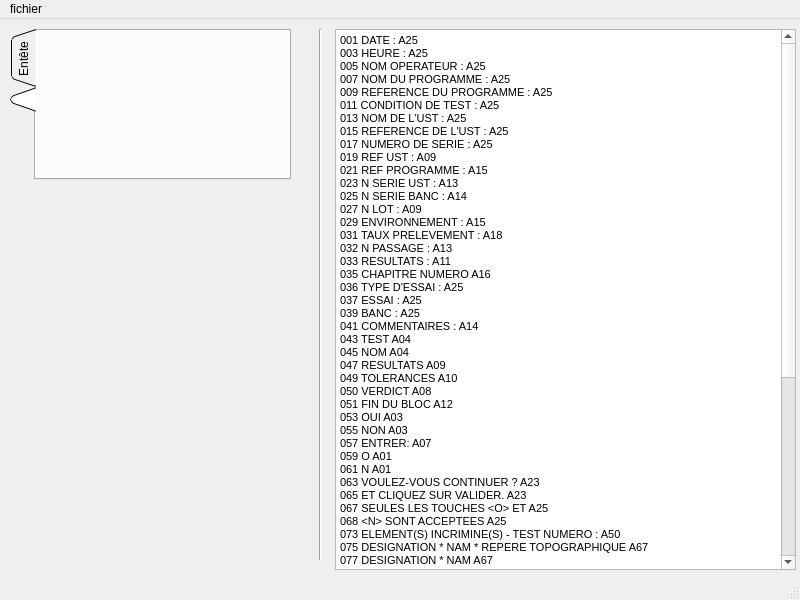
<?xml version="1.0" encoding="UTF-8"?>
<ui version="4.0">
 <class>MainWindow</class>
 <widget class="QMainWindow" name="MainWindow">
  <property name="enabled">
   <bool>true</bool>
  </property>
  <property name="geometry">
   <rect>
    <x>0</x>
    <y>0</y>
    <width>800</width>
    <height>600</height>
   </rect>
  </property>
  <property name="windowTitle">
   <string>MainWindow</string>
  </property>
  <widget class="QWidget" name="centralwidget">
   <widget class="QTextBrowser" name="textBrowser">
    <property name="geometry">
     <rect>
      <x>335</x>
      <y>10</y>
      <width>461</width>
      <height>541</height>
     </rect>
    </property>
    <property name="html">
     <string>&lt;!DOCTYPE HTML PUBLIC &quot;-//W3C//DTD HTML 4.0//EN&quot; &quot;http://www.w3.org/TR/REC-html40/strict.dtd&quot;&gt;
&lt;html&gt;&lt;head&gt;&lt;meta name=&quot;qrichtext&quot; content=&quot;1&quot; /&gt;&lt;style type=&quot;text/css&quot;&gt;
p, li { white-space: pre-wrap; }
&lt;/style&gt;&lt;/head&gt;&lt;body style=&quot; font-family:'Ubuntu'; font-size:11pt; font-weight:400; font-style:normal;&quot;&gt;
&lt;p style=&quot; margin-top:0px; margin-bottom:0px; margin-left:0px; margin-right:0px; -qt-block-indent:0; text-indent:0px;&quot;&gt;&lt;span style=&quot; font-family:'MS Shell Dlg 2'; font-size:8pt;&quot;&gt;001 DATE : A25&lt;/span&gt;&lt;/p&gt;
&lt;p style=&quot; margin-top:0px; margin-bottom:0px; margin-left:0px; margin-right:0px; -qt-block-indent:0; text-indent:0px;&quot;&gt;&lt;span style=&quot; font-family:'MS Shell Dlg 2'; font-size:8pt;&quot;&gt;003 HEURE : A25&lt;/span&gt;&lt;/p&gt;
&lt;p style=&quot; margin-top:0px; margin-bottom:0px; margin-left:0px; margin-right:0px; -qt-block-indent:0; text-indent:0px;&quot;&gt;&lt;span style=&quot; font-family:'MS Shell Dlg 2'; font-size:8pt;&quot;&gt;005 NOM OPERATEUR : A25&lt;/span&gt;&lt;/p&gt;
&lt;p style=&quot; margin-top:0px; margin-bottom:0px; margin-left:0px; margin-right:0px; -qt-block-indent:0; text-indent:0px;&quot;&gt;&lt;span style=&quot; font-family:'MS Shell Dlg 2'; font-size:8pt;&quot;&gt;007 NOM DU PROGRAMME : A25&lt;/span&gt;&lt;/p&gt;
&lt;p style=&quot; margin-top:0px; margin-bottom:0px; margin-left:0px; margin-right:0px; -qt-block-indent:0; text-indent:0px;&quot;&gt;&lt;span style=&quot; font-family:'MS Shell Dlg 2'; font-size:8pt;&quot;&gt;009 REFERENCE DU PROGRAMME : A25&lt;/span&gt;&lt;/p&gt;
&lt;p style=&quot; margin-top:0px; margin-bottom:0px; margin-left:0px; margin-right:0px; -qt-block-indent:0; text-indent:0px;&quot;&gt;&lt;span style=&quot; font-family:'MS Shell Dlg 2'; font-size:8pt;&quot;&gt;011 CONDITION DE TEST : A25&lt;/span&gt;&lt;/p&gt;
&lt;p style=&quot; margin-top:0px; margin-bottom:0px; margin-left:0px; margin-right:0px; -qt-block-indent:0; text-indent:0px;&quot;&gt;&lt;span style=&quot; font-family:'MS Shell Dlg 2'; font-size:8pt;&quot;&gt;013 NOM DE L'UST : A25&lt;/span&gt;&lt;/p&gt;
&lt;p style=&quot; margin-top:0px; margin-bottom:0px; margin-left:0px; margin-right:0px; -qt-block-indent:0; text-indent:0px;&quot;&gt;&lt;span style=&quot; font-family:'MS Shell Dlg 2'; font-size:8pt;&quot;&gt;015 REFERENCE DE L'UST : A25&lt;/span&gt;&lt;/p&gt;
&lt;p style=&quot; margin-top:0px; margin-bottom:0px; margin-left:0px; margin-right:0px; -qt-block-indent:0; text-indent:0px;&quot;&gt;&lt;span style=&quot; font-family:'MS Shell Dlg 2'; font-size:8pt;&quot;&gt;017 NUMERO DE SERIE : A25&lt;/span&gt;&lt;/p&gt;
&lt;p style=&quot; margin-top:0px; margin-bottom:0px; margin-left:0px; margin-right:0px; -qt-block-indent:0; text-indent:0px;&quot;&gt;&lt;span style=&quot; font-family:'MS Shell Dlg 2'; font-size:8pt;&quot;&gt;019 REF UST : A09&lt;/span&gt;&lt;/p&gt;
&lt;p style=&quot; margin-top:0px; margin-bottom:0px; margin-left:0px; margin-right:0px; -qt-block-indent:0; text-indent:0px;&quot;&gt;&lt;span style=&quot; font-family:'MS Shell Dlg 2'; font-size:8pt;&quot;&gt;021 REF PROGRAMME : A15&lt;/span&gt;&lt;/p&gt;
&lt;p style=&quot; margin-top:0px; margin-bottom:0px; margin-left:0px; margin-right:0px; -qt-block-indent:0; text-indent:0px;&quot;&gt;&lt;span style=&quot; font-family:'MS Shell Dlg 2'; font-size:8pt;&quot;&gt;023 N SERIE UST : A13&lt;/span&gt;&lt;/p&gt;
&lt;p style=&quot; margin-top:0px; margin-bottom:0px; margin-left:0px; margin-right:0px; -qt-block-indent:0; text-indent:0px;&quot;&gt;&lt;span style=&quot; font-family:'MS Shell Dlg 2'; font-size:8pt;&quot;&gt;025 N SERIE BANC : A14&lt;/span&gt;&lt;/p&gt;
&lt;p style=&quot; margin-top:0px; margin-bottom:0px; margin-left:0px; margin-right:0px; -qt-block-indent:0; text-indent:0px;&quot;&gt;&lt;span style=&quot; font-family:'MS Shell Dlg 2'; font-size:8pt;&quot;&gt;027 N LOT : A09&lt;/span&gt;&lt;/p&gt;
&lt;p style=&quot; margin-top:0px; margin-bottom:0px; margin-left:0px; margin-right:0px; -qt-block-indent:0; text-indent:0px;&quot;&gt;&lt;span style=&quot; font-family:'MS Shell Dlg 2'; font-size:8pt;&quot;&gt;029 ENVIRONNEMENT : A15&lt;/span&gt;&lt;/p&gt;
&lt;p style=&quot; margin-top:0px; margin-bottom:0px; margin-left:0px; margin-right:0px; -qt-block-indent:0; text-indent:0px;&quot;&gt;&lt;span style=&quot; font-family:'MS Shell Dlg 2'; font-size:8pt;&quot;&gt;031 TAUX PRELEVEMENT : A18&lt;/span&gt;&lt;/p&gt;
&lt;p style=&quot; margin-top:0px; margin-bottom:0px; margin-left:0px; margin-right:0px; -qt-block-indent:0; text-indent:0px;&quot;&gt;&lt;span style=&quot; font-family:'MS Shell Dlg 2'; font-size:8pt;&quot;&gt;032 N PASSAGE : A13&lt;/span&gt;&lt;/p&gt;
&lt;p style=&quot; margin-top:0px; margin-bottom:0px; margin-left:0px; margin-right:0px; -qt-block-indent:0; text-indent:0px;&quot;&gt;&lt;span style=&quot; font-family:'MS Shell Dlg 2'; font-size:8pt;&quot;&gt;033 RESULTATS : A11&lt;/span&gt;&lt;/p&gt;
&lt;p style=&quot; margin-top:0px; margin-bottom:0px; margin-left:0px; margin-right:0px; -qt-block-indent:0; text-indent:0px;&quot;&gt;&lt;span style=&quot; font-family:'MS Shell Dlg 2'; font-size:8pt;&quot;&gt;035 CHAPITRE NUMERO A16&lt;/span&gt;&lt;/p&gt;
&lt;p style=&quot; margin-top:0px; margin-bottom:0px; margin-left:0px; margin-right:0px; -qt-block-indent:0; text-indent:0px;&quot;&gt;&lt;span style=&quot; font-family:'MS Shell Dlg 2'; font-size:8pt;&quot;&gt;036 TYPE D'ESSAI : A25&lt;/span&gt;&lt;/p&gt;
&lt;p style=&quot; margin-top:0px; margin-bottom:0px; margin-left:0px; margin-right:0px; -qt-block-indent:0; text-indent:0px;&quot;&gt;&lt;span style=&quot; font-family:'MS Shell Dlg 2'; font-size:8pt;&quot;&gt;037 ESSAI : A25&lt;/span&gt;&lt;/p&gt;
&lt;p style=&quot; margin-top:0px; margin-bottom:0px; margin-left:0px; margin-right:0px; -qt-block-indent:0; text-indent:0px;&quot;&gt;&lt;span style=&quot; font-family:'MS Shell Dlg 2'; font-size:8pt;&quot;&gt;039 BANC : A25&lt;/span&gt;&lt;/p&gt;
&lt;p style=&quot; margin-top:0px; margin-bottom:0px; margin-left:0px; margin-right:0px; -qt-block-indent:0; text-indent:0px;&quot;&gt;&lt;span style=&quot; font-family:'MS Shell Dlg 2'; font-size:8pt;&quot;&gt;041 COMMENTAIRES : A14&lt;/span&gt;&lt;/p&gt;
&lt;p style=&quot; margin-top:0px; margin-bottom:0px; margin-left:0px; margin-right:0px; -qt-block-indent:0; text-indent:0px;&quot;&gt;&lt;span style=&quot; font-family:'MS Shell Dlg 2'; font-size:8pt;&quot;&gt;043 TEST A04&lt;/span&gt;&lt;/p&gt;
&lt;p style=&quot; margin-top:0px; margin-bottom:0px; margin-left:0px; margin-right:0px; -qt-block-indent:0; text-indent:0px;&quot;&gt;&lt;span style=&quot; font-family:'MS Shell Dlg 2'; font-size:8pt;&quot;&gt;045 NOM A04&lt;/span&gt;&lt;/p&gt;
&lt;p style=&quot; margin-top:0px; margin-bottom:0px; margin-left:0px; margin-right:0px; -qt-block-indent:0; text-indent:0px;&quot;&gt;&lt;span style=&quot; font-family:'MS Shell Dlg 2'; font-size:8pt;&quot;&gt;047 RESULTATS A09&lt;/span&gt;&lt;/p&gt;
&lt;p style=&quot; margin-top:0px; margin-bottom:0px; margin-left:0px; margin-right:0px; -qt-block-indent:0; text-indent:0px;&quot;&gt;&lt;span style=&quot; font-family:'MS Shell Dlg 2'; font-size:8pt;&quot;&gt;049 TOLERANCES A10&lt;/span&gt;&lt;/p&gt;
&lt;p style=&quot; margin-top:0px; margin-bottom:0px; margin-left:0px; margin-right:0px; -qt-block-indent:0; text-indent:0px;&quot;&gt;&lt;span style=&quot; font-family:'MS Shell Dlg 2'; font-size:8pt;&quot;&gt;050 VERDICT A08&lt;/span&gt;&lt;/p&gt;
&lt;p style=&quot; margin-top:0px; margin-bottom:0px; margin-left:0px; margin-right:0px; -qt-block-indent:0; text-indent:0px;&quot;&gt;&lt;span style=&quot; font-family:'MS Shell Dlg 2'; font-size:8pt;&quot;&gt;051 FIN DU BLOC A12&lt;/span&gt;&lt;/p&gt;
&lt;p style=&quot; margin-top:0px; margin-bottom:0px; margin-left:0px; margin-right:0px; -qt-block-indent:0; text-indent:0px;&quot;&gt;&lt;span style=&quot; font-family:'MS Shell Dlg 2'; font-size:8pt;&quot;&gt;053 OUI A03&lt;/span&gt;&lt;/p&gt;
&lt;p style=&quot; margin-top:0px; margin-bottom:0px; margin-left:0px; margin-right:0px; -qt-block-indent:0; text-indent:0px;&quot;&gt;&lt;span style=&quot; font-family:'MS Shell Dlg 2'; font-size:8pt;&quot;&gt;055 NON A03&lt;/span&gt;&lt;/p&gt;
&lt;p style=&quot; margin-top:0px; margin-bottom:0px; margin-left:0px; margin-right:0px; -qt-block-indent:0; text-indent:0px;&quot;&gt;&lt;span style=&quot; font-family:'MS Shell Dlg 2'; font-size:8pt;&quot;&gt;057 ENTRER: A07&lt;/span&gt;&lt;/p&gt;
&lt;p style=&quot; margin-top:0px; margin-bottom:0px; margin-left:0px; margin-right:0px; -qt-block-indent:0; text-indent:0px;&quot;&gt;&lt;span style=&quot; font-family:'MS Shell Dlg 2'; font-size:8pt;&quot;&gt;059 O A01&lt;/span&gt;&lt;/p&gt;
&lt;p style=&quot; margin-top:0px; margin-bottom:0px; margin-left:0px; margin-right:0px; -qt-block-indent:0; text-indent:0px;&quot;&gt;&lt;span style=&quot; font-family:'MS Shell Dlg 2'; font-size:8pt;&quot;&gt;061 N A01&lt;/span&gt;&lt;/p&gt;
&lt;p style=&quot; margin-top:0px; margin-bottom:0px; margin-left:0px; margin-right:0px; -qt-block-indent:0; text-indent:0px;&quot;&gt;&lt;span style=&quot; font-family:'MS Shell Dlg 2'; font-size:8pt;&quot;&gt;063 VOULEZ-VOUS CONTINUER ? A23&lt;/span&gt;&lt;/p&gt;
&lt;p style=&quot; margin-top:0px; margin-bottom:0px; margin-left:0px; margin-right:0px; -qt-block-indent:0; text-indent:0px;&quot;&gt;&lt;span style=&quot; font-family:'MS Shell Dlg 2'; font-size:8pt;&quot;&gt;065 ET CLIQUEZ SUR VALIDER. A23&lt;/span&gt;&lt;/p&gt;
&lt;p style=&quot; margin-top:0px; margin-bottom:0px; margin-left:0px; margin-right:0px; -qt-block-indent:0; text-indent:0px;&quot;&gt;&lt;span style=&quot; font-family:'MS Shell Dlg 2'; font-size:8pt;&quot;&gt;067 SEULES LES TOUCHES &amp;lt;O&amp;gt; ET A25&lt;/span&gt;&lt;/p&gt;
&lt;p style=&quot; margin-top:0px; margin-bottom:0px; margin-left:0px; margin-right:0px; -qt-block-indent:0; text-indent:0px;&quot;&gt;&lt;span style=&quot; font-family:'MS Shell Dlg 2'; font-size:8pt;&quot;&gt;068 &amp;lt;N&amp;gt; SONT ACCEPTEES A25&lt;/span&gt;&lt;/p&gt;
&lt;p style=&quot; margin-top:0px; margin-bottom:0px; margin-left:0px; margin-right:0px; -qt-block-indent:0; text-indent:0px;&quot;&gt;&lt;span style=&quot; font-family:'MS Shell Dlg 2'; font-size:8pt;&quot;&gt;073 ELEMENT(S) INCRIMINE(S) - TEST NUMERO : A50&lt;/span&gt;&lt;/p&gt;
&lt;p style=&quot; margin-top:0px; margin-bottom:0px; margin-left:0px; margin-right:0px; -qt-block-indent:0; text-indent:0px;&quot;&gt;&lt;span style=&quot; font-family:'MS Shell Dlg 2'; font-size:8pt;&quot;&gt;075 DESIGNATION * NAM * REPERE TOPOGRAPHIQUE A67&lt;/span&gt;&lt;/p&gt;
&lt;p style=&quot; margin-top:0px; margin-bottom:0px; margin-left:0px; margin-right:0px; -qt-block-indent:0; text-indent:0px;&quot;&gt;&lt;span style=&quot; font-family:'MS Shell Dlg 2'; font-size:8pt;&quot;&gt;077 DESIGNATION * NAM A67&lt;/span&gt;&lt;/p&gt;
&lt;p style=&quot; margin-top:0px; margin-bottom:0px; margin-left:0px; margin-right:0px; -qt-block-indent:0; text-indent:0px;&quot;&gt;&lt;span style=&quot; font-family:'MS Shell Dlg 2'; font-size:8pt;&quot;&gt;079 UST EN DEFAUT A13&lt;/span&gt;&lt;/p&gt;
&lt;p style=&quot; margin-top:0px; margin-bottom:0px; margin-left:0px; margin-right:0px; -qt-block-indent:0; text-indent:0px;&quot;&gt;&lt;span style=&quot; font-family:'MS Shell Dlg 2'; font-size:8pt;&quot;&gt;080 AUTOTEST EN DEFAUT A18&lt;/span&gt;&lt;/p&gt;
&lt;p style=&quot; margin-top:0px; margin-bottom:0px; margin-left:0px; margin-right:0px; -qt-block-indent:0; text-indent:0px;&quot;&gt;&lt;span style=&quot; font-family:'MS Shell Dlg 2'; font-size:8pt;&quot;&gt;081 UST CORRECTE A13&lt;/span&gt;&lt;/p&gt;
&lt;p style=&quot; margin-top:0px; margin-bottom:0px; margin-left:0px; margin-right:0px; -qt-block-indent:0; text-indent:0px;&quot;&gt;&lt;span style=&quot; font-family:'MS Shell Dlg 2'; font-size:8pt;&quot;&gt;082 AUTOTEST CORRECT A18&lt;/span&gt;&lt;/p&gt;
&lt;p style=&quot; margin-top:0px; margin-bottom:0px; margin-left:0px; margin-right:0px; -qt-block-indent:0; text-indent:0px;&quot;&gt;&lt;span style=&quot; font-family:'MS Shell Dlg 2'; font-size:8pt;&quot;&gt;083 FIN DU TEST A11&lt;/span&gt;&lt;/p&gt;
&lt;p style=&quot; margin-top:0px; margin-bottom:0px; margin-left:0px; margin-right:0px; -qt-block-indent:0; text-indent:0px;&quot;&gt;&lt;span style=&quot; font-family:'MS Shell Dlg 2'; font-size:8pt;&quot;&gt;085 DUREE DU TEST : A34&lt;/span&gt;&lt;/p&gt;
&lt;p style=&quot; margin-top:0px; margin-bottom:0px; margin-left:0px; margin-right:0px; -qt-block-indent:0; text-indent:0px;&quot;&gt;&lt;span style=&quot; font-family:'MS Shell Dlg 2'; font-size:8pt;&quot;&gt;087 NOMBRE DE TESTS HORS TOLERANCES : A34&lt;/span&gt;&lt;/p&gt;
&lt;p style=&quot; margin-top:0px; margin-bottom:0px; margin-left:0px; margin-right:0px; -qt-block-indent:0; text-indent:0px;&quot;&gt;&lt;span style=&quot; font-family:'MS Shell Dlg 2'; font-size:8pt;&quot;&gt;089 NOMBRE DE TESTS EFFECTUES : A34&lt;/span&gt;&lt;/p&gt;
&lt;p style=&quot; margin-top:0px; margin-bottom:0px; margin-left:0px; margin-right:0px; -qt-block-indent:0; text-indent:0px;&quot;&gt;&lt;span style=&quot; font-family:'MS Shell Dlg 2'; font-size:8pt;&quot;&gt;091 LISTE DES TESTS HORS TOLERANCES : A34&lt;/span&gt;&lt;/p&gt;
&lt;p style=&quot; margin-top:0px; margin-bottom:0px; margin-left:0px; margin-right:0px; -qt-block-indent:0; text-indent:0px;&quot;&gt;&lt;span style=&quot; font-family:'MS Shell Dlg 2'; font-size:8pt;&quot;&gt;093 TEST HORS TOLERANCES : A34&lt;/span&gt;&lt;/p&gt;
&lt;p style=&quot; margin-top:0px; margin-bottom:0px; margin-left:0px; margin-right:0px; -qt-block-indent:0; text-indent:0px;&quot;&gt;&lt;span style=&quot; font-family:'MS Shell Dlg 2'; font-size:8pt;&quot;&gt;094 COMMENTAIRES : A14&lt;/span&gt;&lt;/p&gt;
&lt;p style=&quot; margin-top:0px; margin-bottom:0px; margin-left:0px; margin-right:0px; -qt-block-indent:0; text-indent:0px;&quot;&gt;&lt;span style=&quot; font-family:'MS Shell Dlg 2'; font-size:8pt;&quot;&gt;097 **************************************************A50 &lt;/span&gt;&lt;/p&gt;
&lt;p style=&quot; margin-top:0px; margin-bottom:0px; margin-left:0px; margin-right:0px; -qt-block-indent:0; text-indent:0px;&quot;&gt;&lt;span style=&quot; font-family:'MS Shell Dlg 2'; font-size:8pt;&quot;&gt;098 Erreur de Syntaxe A50&lt;/span&gt;&lt;/p&gt;
&lt;p style=&quot; margin-top:0px; margin-bottom:0px; margin-left:0px; margin-right:0px; -qt-block-indent:0; text-indent:0px;&quot;&gt;&lt;span style=&quot; font-family:'MS Shell Dlg 2'; font-size:8pt;&quot;&gt;099 Entrez le chiffre 1 ou 2 A50&lt;/span&gt;&lt;/p&gt;
&lt;p style=&quot; margin-top:0px; margin-bottom:0px; margin-left:0px; margin-right:0px; -qt-block-indent:0; text-indent:0px;&quot;&gt;&lt;span style=&quot; font-family:'MS Shell Dlg 2'; font-size:8pt;&quot;&gt;100 Appuyez sur 1, pour l'execution A50&lt;/span&gt;&lt;/p&gt;
&lt;p style=&quot; margin-top:0px; margin-bottom:0px; margin-left:0px; margin-right:0px; -qt-block-indent:0; text-indent:0px;&quot;&gt;&lt;span style=&quot; font-family:'MS Shell Dlg 2'; font-size:8pt;&quot;&gt;102 Nota : Si vous souhaitez derouler un test complet A50&lt;/span&gt;&lt;/p&gt;
&lt;p style=&quot; margin-top:0px; margin-bottom:0px; margin-left:0px; margin-right:0px; -qt-block-indent:0; text-indent:0px;&quot;&gt;&lt;span style=&quot; font-family:'MS Shell Dlg 2'; font-size:8pt;&quot;&gt;103 sans diagnostic, Appuyez sur 2 A50&lt;/span&gt;&lt;/p&gt;
&lt;p style=&quot; margin-top:0px; margin-bottom:0px; margin-left:0px; margin-right:0px; -qt-block-indent:0; text-indent:0px;&quot;&gt;&lt;span style=&quot; font-family:'MS Shell Dlg 2'; font-size:8pt;&quot;&gt;106 Nota : Si vous souhaitez derouler un Autotest A50&lt;/span&gt;&lt;/p&gt;
&lt;p style=&quot; margin-top:0px; margin-bottom:0px; margin-left:0px; margin-right:0px; -qt-block-indent:0; text-indent:0px;&quot;&gt;&lt;span style=&quot; font-family:'MS Shell Dlg 2'; font-size:8pt;&quot;&gt;107 partiel, Appuyez sur 2 A50&lt;/span&gt;&lt;/p&gt;
&lt;p style=&quot; margin-top:0px; margin-bottom:0px; margin-left:0px; margin-right:0px; -qt-block-indent:0; text-indent:0px;&quot;&gt;&lt;span style=&quot; font-family:'MS Shell Dlg 2'; font-size:8pt;&quot;&gt;110 ENTREZ LE NUMERO DE LOT / 5 caracteres max A68&lt;/span&gt;&lt;/p&gt;
&lt;p style=&quot; margin-top:0px; margin-bottom:0px; margin-left:0px; margin-right:0px; -qt-block-indent:0; text-indent:0px;&quot;&gt;&lt;span style=&quot; font-family:'MS Shell Dlg 2'; font-size:8pt;&quot;&gt;111 ENTREZ LE TAUX DE PRELEVEMENT EN % / 5 caracteres max A68 &lt;/span&gt;&lt;/p&gt;
&lt;p style=&quot; margin-top:0px; margin-bottom:0px; margin-left:0px; margin-right:0px; -qt-block-indent:0; text-indent:0px;&quot;&gt;&lt;span style=&quot; font-family:'MS Shell Dlg 2'; font-size:8pt;&quot;&gt;999 &lt;/span&gt;&lt;/p&gt;&lt;/body&gt;&lt;/html&gt;</string>
    </property>
   </widget>
   <widget class="QTabWidget" name="tabWidget">
    <property name="geometry">
     <rect>
      <x>10</x>
      <y>10</y>
      <width>281</width>
      <height>151</height>
     </rect>
    </property>
    <property name="tabPosition">
     <enum>QTabWidget::West</enum>
    </property>
    <property name="tabShape">
     <enum>QTabWidget::Triangular</enum>
    </property>
    <property name="currentIndex">
     <number>1</number>
    </property>
    <widget class="QWidget" name="entete">
     <property name="enabled">
      <bool>true</bool>
     </property>
     <attribute name="title">
      <string>Entête</string>
     </attribute>
     <widget class="QWidget" name="gridLayoutWidget">
      <property name="geometry">
       <rect>
        <x>10</x>
        <y>0</y>
        <width>241</width>
        <height>151</height>
       </rect>
      </property>
      <layout class="QGridLayout" name="gridLayout">
       <property name="verticalSpacing">
        <number>0</number>
       </property>
       <item row="3" column="0">
        <widget class="QLabel" name="label_2">
         <property name="text">
          <string>Version :</string>
         </property>
        </widget>
       </item>
       <item row="5" column="0">
        <widget class="QLabel" name="label_3">
         <property name="text">
          <string>Date de création :</string>
         </property>
        </widget>
       </item>
       <item row="0" column="0">
        <widget class="QLabel" name="label">
         <property name="text">
          <string>Langue :</string>
         </property>
        </widget>
       </item>
       <item row="6" column="0">
        <widget class="QDateEdit" name="dateEdit"/>
       </item>
       <item row="2" column="0">
        <widget class="QRadioButton" name="radioButton">
         <property name="text">
          <string>Anglais</string>
         </property>
        </widget>
       </item>
       <item row="1" column="0">
        <widget class="QRadioButton" name="radioButton_2">
         <property name="text">
          <string>Français</string>
         </property>
        </widget>
       </item>
       <item row="4" column="0">
        <widget class="QLineEdit" name="lineEdit">
         <property name="inputMask">
          <string>XX.XX</string>
         </property>
         <property name="text">
          <string>XX.XX</string>
         </property>
        </widget>
       </item>
      </layout>
     </widget>
    </widget>
    <widget class="QWidget" name="tab_2">
     <property name="enabled">
      <bool>false</bool>
     </property>
     <property name="minimumSize">
      <size>
       <width>260</width>
       <height>145</height>
      </size>
     </property>
     <attribute name="title">
      <string/>
     </attribute>
    </widget>
   </widget>
   <widget class="Line" name="line">
    <property name="geometry">
     <rect>
      <x>310</x>
      <y>10</y>
      <width>20</width>
      <height>531</height>
     </rect>
    </property>
    <property name="orientation">
     <enum>Qt::Vertical</enum>
    </property>
   </widget>
  </widget>
  <widget class="QMenuBar" name="menubar">
   <property name="geometry">
    <rect>
     <x>0</x>
     <y>0</y>
     <width>800</width>
     <height>25</height>
    </rect>
   </property>
   <widget class="QMenu" name="menuFichier">
    <property name="title">
     <string>fichier</string>
    </property>
    <addaction name="actionOuvrir"/>
    <addaction name="separator"/>
    <addaction name="separator"/>
    <addaction name="separator"/>
    <addaction name="separator"/>
    <addaction name="separator"/>
   </widget>
   <addaction name="menuFichier"/>
  </widget>
  <widget class="QStatusBar" name="statusbar"/>
  <action name="actionOuvrir">
   <property name="text">
    <string>ouvrir</string>
   </property>
  </action>
 </widget>
 <resources/>
 <connections/>
</ui>
